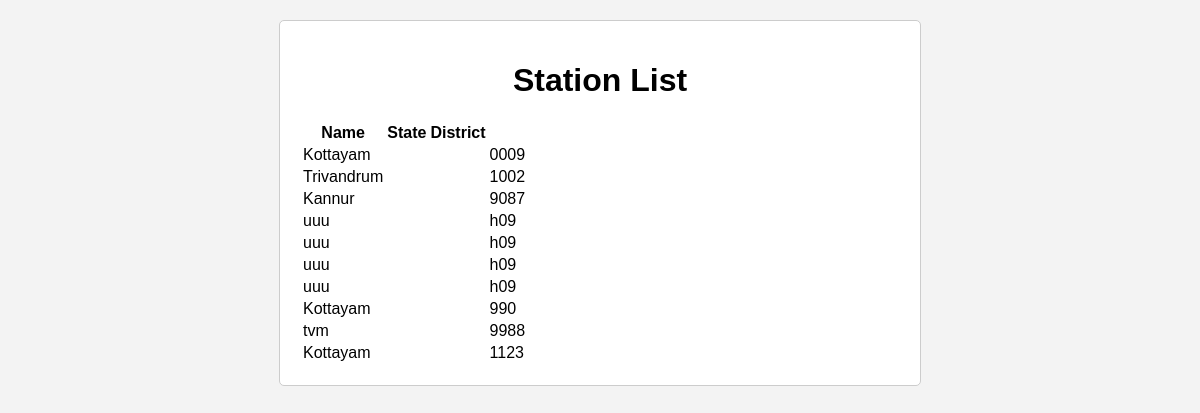
The page /station_list/ on the database as committed earlier.
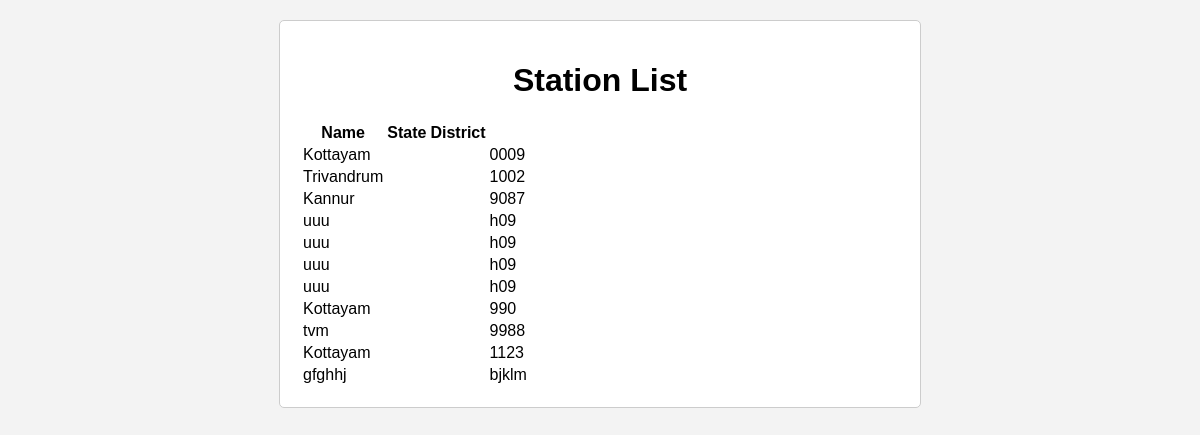
The same page on the database as committed later.
### myApp/models.py (models this page shows, shortened)
class Station(models.Model):
    station_name = models.CharField(max_length=255)
    code = models.CharField(max_length=10)

### myApp/views.py (the view)
# urls.py: path('station_list/', views.station_list, name='station_list'),
def station_list(request):
    stations = Station.objects.all()
    return render(request, 'station_list.html', {'stations': stations})

### templates/station_list.html (shortened to what this page needs)
<!DOCTYPE html>
<html>
<head>
</head>
<body>
    <div class="container">
        <h1>Station List</h1>
        <table>
            <tr>
                <th>Name</th>
                <th>State</th>
                <th>District</th>
            </tr>
            {% for station in stations %}
                <tr>
                    <td>{{ station.station_name }}</td>
                    <td>{{ station.state }}</td>
                    <td>{{ station.district }}</td>
                    <td>{{ station.code }}</td>
                </tr>
            {% empty %}
                <tr>
                    <td colspan="3">No stations available.</td>
                </tr>
            {% endfor %}
        </table>
    </div>
</body>
</html>

Rows that differ between the two databases and show on the page:
added Station: station_name "gfghhj", code "bjklm"
